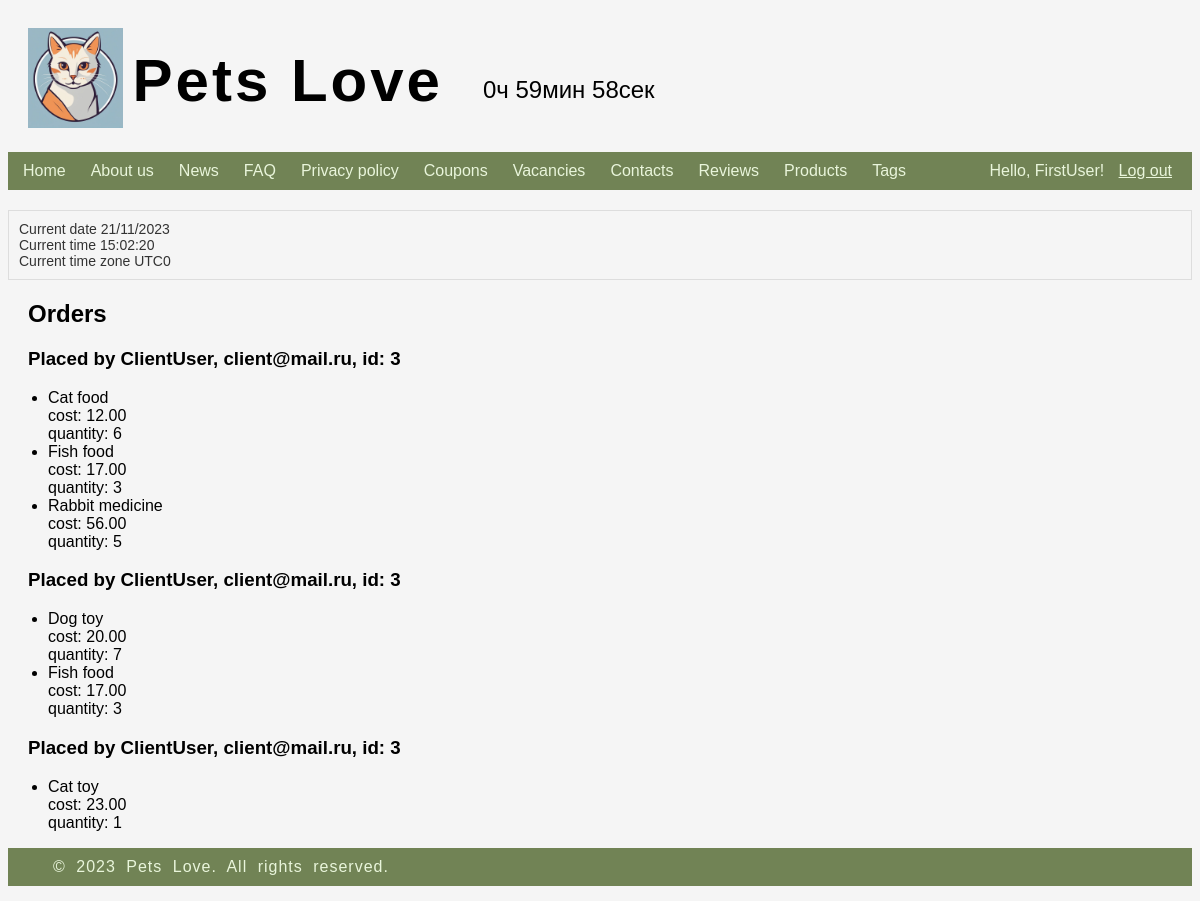
/order/list_orders/ (signed in), run on the app's committed database.
### login/models.py (models this page shows)
class MyUser(AbstractUser):
    first_name = models.CharField(max_length=200)
    last_name = models.CharField(max_length=200)
    date_of_birth = models.DateField()
    email = models.EmailField()
    phone_number = models.CharField(max_length=50)
    REQUIRED_FIELDS = ['first_name', 'last_name',
                       'email', 'date_of_birth', 'phone_number']
    USERNAME_FIELD = 'username'
    objects = MyUserManager()
    image = models.ImageField(upload_to='user/', default='user/test.jpg')
    def __str__(self) -> str:
        return f"{self.username}, {self.email}, id: {self.id}"

### order/models.py (models this page shows, shortened)
class Order(models.Model):
    client = models.ForeignKey(MyUser, on_delete=models.CASCADE, null=True)
    creation_date = models.DateTimeField(auto_now_add=True)

class OrderItem(models.Model):
    order = models.ForeignKey(
        Order, related_name='items', on_delete=models.CASCADE)
    product = models.ForeignKey(
        Product, related_name='order_items', on_delete=models.CASCADE)
    cost = models.DecimalField(max_digits=10, decimal_places=2)
    quantity = models.PositiveIntegerField(default=1)

### shop/models.py (models this page shows, shortened)
class Product(models.Model):
    name = models.CharField(max_length=50, db_index=True)
    price = models.DecimalField(max_digits=10, decimal_places=2)
    vendor_code = models.CharField(max_length=20)
    provider = models.ForeignKey(
        Provider, related_name='products', on_delete=models.CASCADE)
    categories = models.ManyToManyField(ProductCategory)
    image = models.ImageField(upload_to='user/', default='user/test.jpg')

### order/views.py (the view)
# urls.py: path('list_orders/', views.list_orders, name='list_orders')
def list_orders(request):
    if not request.user.is_staff:
        raise PermissionDenied("Permission denied.")
    orders = Order.objects.all().order_by('client')
    return render(request, 'list_orders.html', {'orders': orders})

### order/templates/list_orders.html (shortened to what this page needs)
{% extends "base.html" %}
{% block content %}
    <h2>Orders</h2>
    {% if orders %}
        {% for order in orders %}
            <h3>Placed by {{ order.client }}</h3>
            <ul>
            {% for item in order.items.all %}
                <li>
                    {{ item.product.name }} <br> cost: {{ item.cost }} <br> quantity: {{ item.quantity }}
                </li>
                {% endfor %}
            </ul>
        {% empty %}
            <p>No orders found.</p>
        {% endfor %}
    {% endif %}
{% endblock %}

### shop/templates/base.html (shortened to what this page needs)
{% load static %}
<!DOCTYPE html>
<html>
<head>
    <link rel="stylesheet" href="{% static 'shop/styles_base.css' %}">
</head>
<body>
<header>
    <div class="logo">
    <img src="/media/logo.jpg" alt="logo not found" height="100">
    </div>
    <div class="company-name">Pets Love</div>
  <div id="countdown"></div>
</header>
<nav>
    <ul class="base-nav">
        <li><a href="/">Home</a></li>
        <li><a href="/about_company">About us</a></li>
        <li><a href="/news">News</a></li>
        <li><a href="/faq">FAQ</a></li>
        <li><a href="/privacy_policy">Privacy policy</a></li>
        <li><a href="/coupons">Coupons</a></li>
        <li><a href="/vacancies">Vacancies</a></li>
        <li><a href="/contacts">Contacts</a></li>
        <li><a href="/reviews">Reviews</a></li>
        <li><a href="/list_products">Products</a></li>
        <li><a href="/tags_page">Tags</a></li>
    </ul>
    <div class="user-log">
        {% if user.is_authenticated %}
        Hello, {{ user.username }}!
        <a href="{% url 'login:logout' %}">Log out</a>
        {% else %}
        <a href="{% url 'login:signup' %}">Sign up</a>
        <a href="{% url 'login:signin' %}">Sign in</a>
        {% endif %}
    </div>
</nav>
<div class="time-block">
    Current date <span id='date'></span>
    <br>
    Current time <span id='time'></span>
    <br>
    Current time zone <span id='zone'></span>
    <br>
</div>
<main id="content">
    {% block content %}
    {% endblock %}
</main>
<footer>
    <p>&copy; 2023 Pets Love. All rights reserved.</p>
</footer>
</body>
</html>

### shop/static/shop/styles_base.css (style rules this page uses)
body { font-family: 'Monseratt', Arial, sans-serif; padding: 0; background-color: #F5F5F5; overflow-x: hidden; }
#countdown { font-size: 24px; margin-top: 20px; margin-left: 40px; }
header { display: flex; align-items: center; padding: 20px; background-color: #F5F5F5; }
header img { height: 100px; margin-right: 10px; }
nav { position: sticky; width: 100%; top: 0; display: flex; justify-content: space-between; align-items: center; background-color: #718355; z-index: 2; }
.base-nav { display: flex; list-style: none; padding: 0; margin: 0; margin-left: 5px; }
.base-nav li { margin-right: 5px; }
.base-nav li a { color: #FFF; text-decoration: none; padding: 5px 10px; cursor: pointer; }
.base-nav li a:link { color: #E9F5DB; }
.user-log { color: #E9F5DB; padding: 10px; }
.user-log a { color: #E9F5DB; padding: 10px; }
.time-block { font-family: 'Monseratt', Arial, sans-serif; font-size: 14px; color: #333; margin-bottom: 20px; margin-top: 20px; padding: 10px; border: 1px solid #ddd; }
.company-name { font-family: Arial, sans-serif; font-weight: bold; font-size: 60px; letter-spacing: 3px; }
p { margin: 15px; padding: 10px; text-indent: 20px; line-height: 1.15; text-transform: initial; word-spacing: 5px; letter-spacing: 1px; hyphens: auto; word-break: break-all; font-family: 'Monseratt', sans-serif; text-align: justify; font-kerning: normal; }
h1, h2, h3 { margin-left: 20px; }
header .logo { transition: transform 0.3s ease; }
footer { background-color: #718355; color: #E9F5DB; bottom: 0; margin-top: auto; }

### data on the page
MyUser: username "FirstUser"
Order: client "ClientUser, client@mail.ru, id: 3"
OrderItem: product.name "Cat food", cost "12.00", quantity "6"
OrderItem: product.name "Fish food", cost "17.00", quantity "3"
OrderItem: product.name "Rabbit medicine", cost "56.00", quantity "5"
Order: client "ClientUser, client@mail.ru, id: 3"
OrderItem: product.name "Dog toy", cost "20.00", quantity "7"
OrderItem: product.name "Fish food", cost "17.00", quantity "3"
Order: client "ClientUser, client@mail.ru, id: 3"
OrderItem: product.name "Cat toy", cost "23.00", quantity "1"
